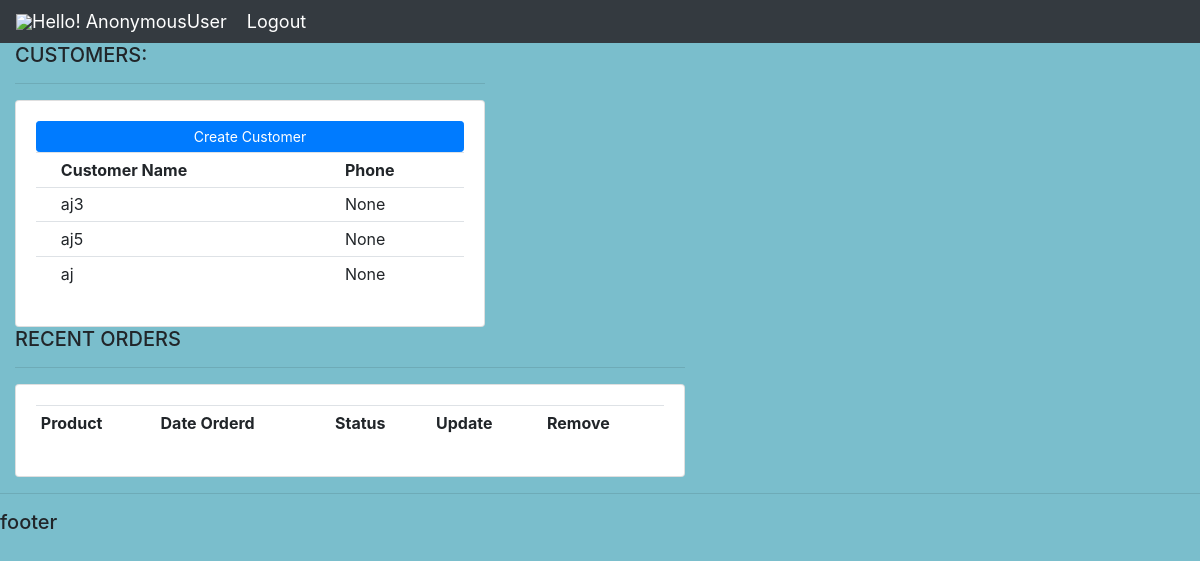
The app's page /, older data.
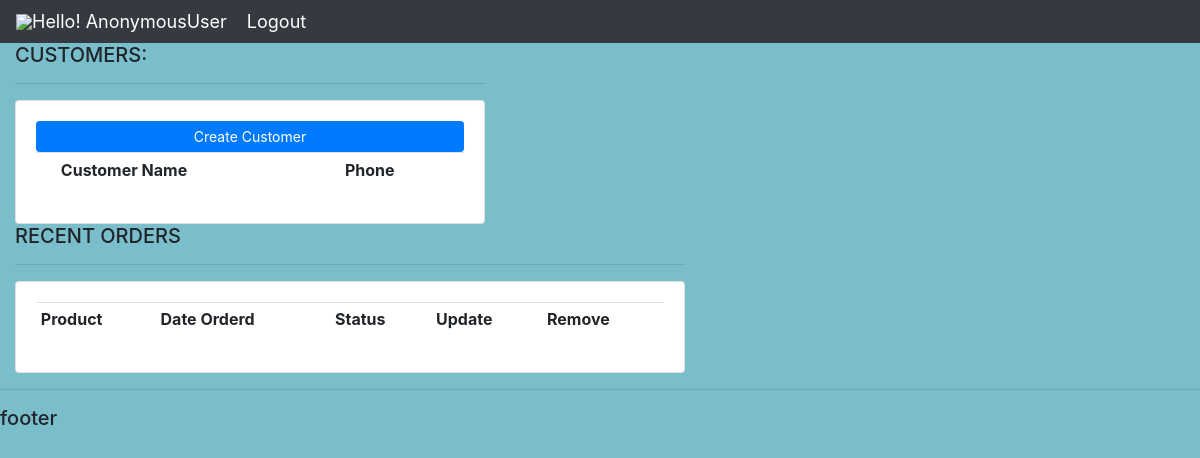
The same page, newer data.
### Accounts/models.py (models this page shows, shortened)
class Customer(models.Model):
  user = models.OneToOneField(User, null=True, on_delete=models.CASCADE)
  name = models.CharField(max_length=200,null=True)
  phone = models.CharField(max_length=200,null=True)
  email = models.CharField(max_length=200,null=True)
  date_created = models.DateTimeField(auto_now_add=True, null=True)

### Accounts/views.py (the view)
# urls.py: path('', views.homePage, name='home'),
def homePage(request):
  orders = Order.objects.all()
  customers = Customer.objects.all()
  total_customers= customers.count()
  total_orders = orders.count()
  delivered = orders.filter(status='Delivered').count()
  pending = orders.filter(status='Pending').count()
  context = {'orders':orders, 'customers': customers,
            'total_orders':total_orders, 'total_customers':total_customers,'delivered':delivered, 'pending':pending}
  return render(request, 'Accounts/dashboard.html', context)

### Accounts/templates/Accounts/dashboard.html (shortened to what this page needs)
{% extends 'Accounts/base.html' %}
{% block body %}
<br>
<h1>Dashboard</h1>
<div class="row">
	<div class="col-md-5">
		<h5>CUSTOMERS:</h5>
		<hr>
		<div class="card card-body">
			<a class="btn btn-primary  btn-sm btn-block" href="">Create Customer</a>
			<table class="table table-sm">
				<tr>
					<th></th>
					<th>Customer Name</th>
					<th>Phone</th>
				</tr>
				{% for customer in customers %}
				<tr>
					<td></td>
					<td>{{customer.name}}</td>
					<td>{{customer.phone}}</td>
				</tr>
				{% endfor %}
			</table>
		</div>
	</div>
	<div class="col-md-7">
		<h5>RECENT ORDERS</h5>
		<hr>
		<div class="card card-body">
			<table class="table table-sm">
				<tr>
					<th>Product</th>
					<th>Date Orderd</th>
					<th>Status</th>
					<th>Update</th>
					<th>Remove</th>
				</tr>
			</table>
		</div>
	</div>
</div>
{% endblock %}

### Accounts/templates/Accounts/base.html (shortened to what this page needs)
{% load static %}
<!DOCTYPE html>
<html>
<head>
	<link rel="stylesheet" href="https://stackpath.bootstrapcdn.com/bootstrap/4.1.3/css/bootstrap.min.css">
	<link rel="stylesheet" href="https://use.fontawesome.com/releases/v5.6.1/css/all.css">
  <link rel="stylesheet" type="text/css" href="{% static '/css/main.css'%}">
</head>
<body>
  {% include 'Accounts/navbar.html' %}
  <div class="container-fluid>
{% block body %}
  {% endblock %}
  <hr>
  <h5>footer</h5>
  </body>
</html>

### Accounts/templates/Accounts/navbar.html (shortened to what this page needs)
{% load static %}
<nav class="navbar navbar-expand-lg navbar-dark bg-dark">
 <img src="{% static 'images/logo.jpg' %}">
  <span class="hello-msg">Hello! {{request.user}} </span>
  <span ><a  class="hello-msg" href="{% url 'logout' %}">Logout</a></span>
</nav>

### static/css/main.css (style rules this page uses)
body { background-color: #ebeff5; }

### Accounts/templates/Accounts/base.html (style rules this page uses)
body, html { margin: 0; padding: 0; height: 100%; background: #7abecc !important; }

### Accounts/templates/Accounts/navbar.html (style rules this page uses)
.hello-msg { font-size: 18px; color: #fff; margin-right: 20px; }

Row changes from the older to the newer data that the page shows:
removed Customer: name "aj3", phone "None"
removed Customer: name "aj5", phone "None"
removed Customer: name "aj", phone "None"
